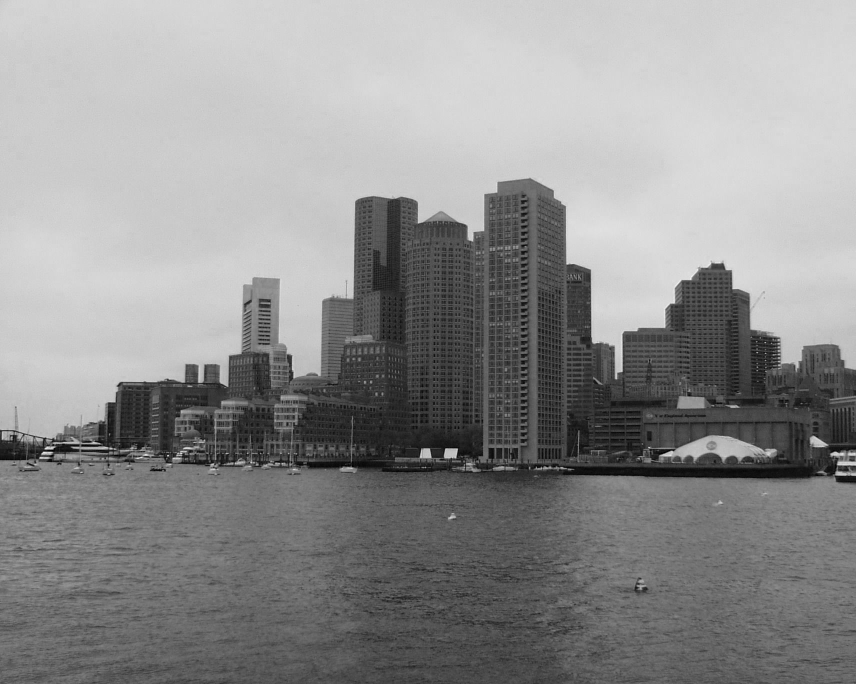
%> input picture Images4Registration/b1.png, 1712 x 1368 px (shown at 1/2 size)
$ octave prog5.m   (GNU Octave 9; MATLAB toolbox functions it lacks are replaced by stand-ins)
%> lines starting %> are read from the running program, lines starting %| are printed output that depends on the picture
%This project uses Renuka's SIFT code. The keypoint locations are slightly
%approximated during the process of normalizing them. To save time, only
%the first 20 pairs of matching keypoints are used.
clear all
close all
clc


%function [kpts,kp_descriptor] = prog5 (im,sigma_orig,num_octaves,num_scales,r)
%constants
 sigma_orig= 1;
 num_octaves= 3;
 num_scales= 2;
 r= 10;
 match_threshold=0.75;

 im1=imresize(imread(input('Enter filename of image 1:', 's')), 0.5);
%> the answer given: ../Images4Registration/b1.png
%> im1: size 684x856 uint8; min 0, max 240, mean 143.3
 im2=imresize(imread(input('Enter filename of image 2:', 's')), 0.5);
%> the answer given: ../Images4Registration/b2.png
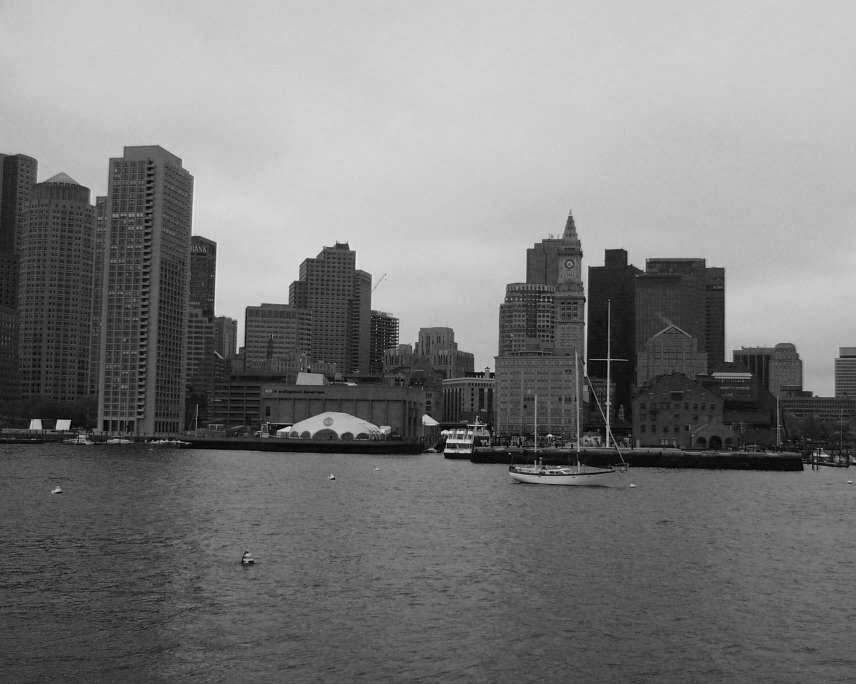
%> input picture Images4Registration/b2.png, 1712 x 1368 px (shown at 1/2 size)
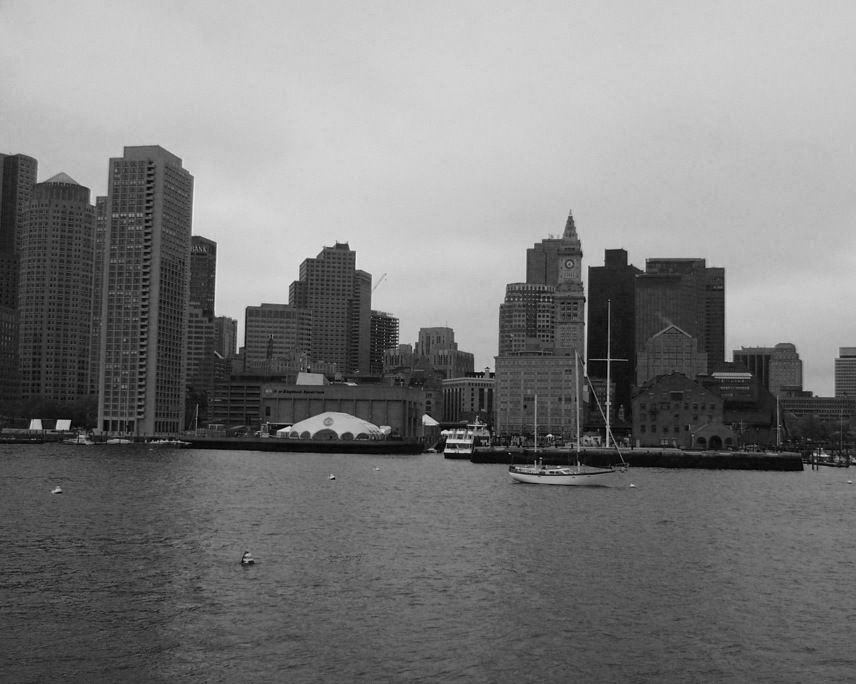
%> im2: size 684x856 uint8; min 0, max 235, mean 124.2

im=im1;
im_store=im;

% Get grayscale, double precision image normalized to lie between 0 and 1
if size(im,3)==3
    im=rgb2gray(im);
end
im=double(im);
im=im-min(min(im));
im=im/max(max(im));

% Anti-aliasing followed by resizing and pre-blurring
im=conv2(im,fspecial('gaussian',[9 9],0.5),'same');
im=imresize(im,2);
%> im: size 1368x1712 double
im=conv2(im,fspecial('gaussian',[9 9],1),'same');

% Get value of k
k=2^(1/num_scales);

% Build Gaussian stack
for i=1:num_octaves
    sigma=sigma_orig;
    temp=[];
    for j=1:num_scales+3
        sigma_f=sqrt(k^2-1)*sigma;
        sigma=k*sigma;
        sigmas(i,j)=sigma*0.5*2^(i-1);
        im=conv2(im,fspecial('gaussian',[15 15],sigma_f),'same');
        temp(:,:,j)=im;
    end
    G_octave{i}=temp;
    im=temp(:,:,end-2); % Must downsample the image two images from the top of the stack
    im=imresize(im,0.5,'nearest');
end
%> this loop made 3 passes
%> pass 2, `im=temp(:,:,end-2);`:
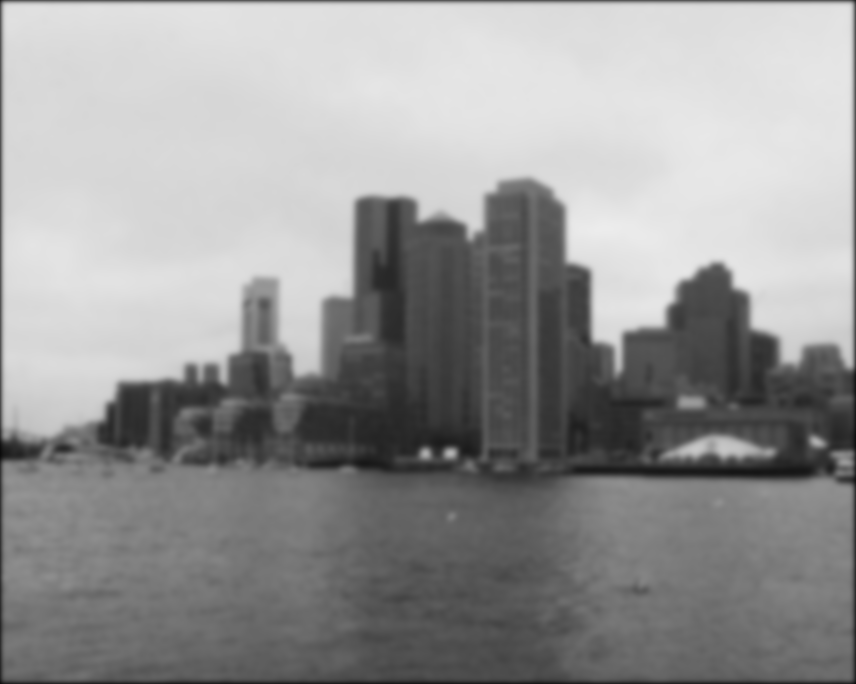
%> im: size 684x856 double; min 0.0458, max 0.927, mean 0.591
%> after the loop, G_octave = 3 items; sigmas = [0.707 1 1.41 2 2.83; 1.41 2 2.83 4 5.66; 2.83 4 5.66 8 11.31]

% Build Difference of Gaussian (DoG) stack
for i=1:num_octaves
    temp=[];
    for j=2:num_scales+3
        temp(:,:,j-1)=G_octave{i}(:,:,j-1)-G_octave{i}(:,:,j);
    end
    DoG_octave{i}=temp;
end
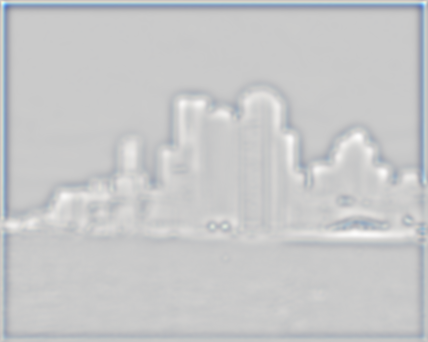
%> temp: size 342x428x4 double; mean R, G, B, A 0.00199, 0.00293, 0.00413, 0.00509; transparent parts drawn white
%> after the loop, DoG_octave = 3 items

% Extrema Detection
for i=1:num_octaves
    temp=[];
    for j=2:num_scales+1
        tempim=DoG_octave{i}(:,:,j-1:j+1);
        tempd=(imregionalmax(tempim,26)+imregionalmin(tempim,26))>0;
        tempd=tempd(:,:,2);
        % Eliminate the detected extrema which are too close to the border
        border=5*2^(num_octaves-i-1);
        tempd(1:border,:)=0;
        tempd(end-border+1:end,:)=0;
        tempd(:,1:border)=0;
        tempd(:,end-border+1:end)=0;
        temp(:,:,j-1)=tempd;
    end
    extrema{i}=temp;
end
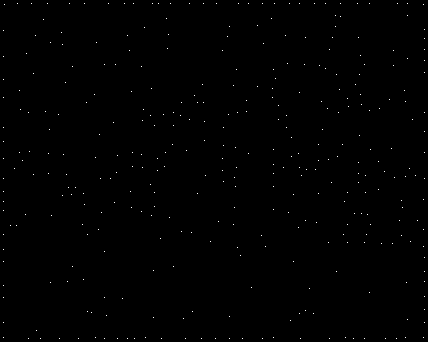
%> tempd: size 342x428 logical; 0.24% white in thin lines or dots
%> after the loop, extrema = 3 items

% Eliminate Low Contrast points
for i=1:num_octaves
    temp=extrema{i};
    check=DoG_octave{i};
    for j=1:num_scales
        checkd=check(:,:,j+1);
        checkd=abs(checkd)>(0.03); % Can change threshold to see the difference
        temp(:,:,j)=temp(:,:,j).*checkd;
    end
    extrema{i}=temp;
end
%> this loop made 3 passes
%> pass 2, `check=DoG_octave{i};`:
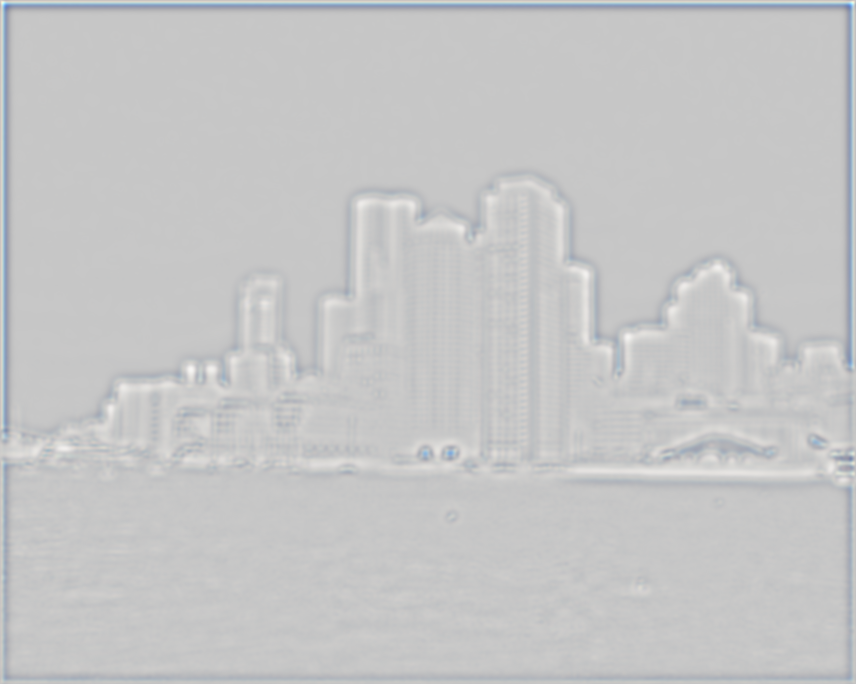
%> check: size 684x856x4 double; mean R, G, B, A 0.00102, 0.00149, 0.0021, 0.00258; transparent parts drawn white

% Elminate Edges
for i=1:num_octaves
    temp=extrema{i};
    check=DoG_octave{i};
    for j=1:num_scales
        checkd=check(:,:,j+1);
        Dx=conv2(checkd,[1 0 -1],'same');
        Dy=conv2(checkd,[1 0 -1]','same');
        Dxx=conv2(Dx,[1 0 -1],'same');
        Dxy=conv2(Dx,[1 0 -1]','same');
        Dyy=conv2(Dy,[1 0 -1]','same');
        trace=Dxx+Dyy;
        detmt=Dxx.*Dyy-Dxy.^2;
        ratio=(trace.^2)./detmt;
        checkd=ratio<((r+1)^2/r);
        temp(:,:,j)=temp(:,:,j).*checkd;
    end
    extrema{i}=temp;
end

% Assign Orientation and Scale
for i=1:num_octaves
    temp=G_octave{i};
    tempm=[];
    tempo=[];
    for j=2:num_scales+1
        gaussim=temp(:,:,j);
        Dx=conv2(gaussim,[1 0 -1],'same');
        Dy=conv2(gaussim,[1 0 -1]','same');
        mag=sqrt(Dx.^2+Dy.^2);
        ori=180/pi*atan2(Dy,Dx);
        ori=ori+360*(ori<0);
        tempm(:,:,j-1)=mag;
        tempo(:,:,j-1)=ori;
    end
    mag_octave{i}=tempm;
    ori_octave{i}=tempo;
end
%> after the loop, mag_octave = 3 items; ori_octave = 3 items

% Find location of all keypoints
kpts=[];
kp_count=0;
for i=1:num_octaves
    tempm=mag_octave{i};
    tempo=ori_octave{i};
    tempe=extrema{i};
    for j=1:num_scales
        tempim=tempm(:,:,j);
        sigma_temp=1.5*sigmas(i,j);
        wsize=2*round(sigma_temp);
        % Define the weighing filter
        weigh=fspecial('gaussian',[2*wsize+1 2*wsize+1],sigma_temp);
        kp_mag=tempm(:,:,j);
        kp_ori=tempo(:,:,j);
        keyps=tempe(:,:,j);
        [row,col]=find(keyps);
        [L,B]=size(keyps);
        for count=1:numel(row)
            % Start building histogram
            vect=zeros(1,36);
            for l=max(1,row(count)-wsize):min(L,row(count)+wsize)
                for b=max(1,col(count)-wsize):min(B,col(count)+wsize)
                    wt=kp_mag(l,b)*weigh(l-row(count)+wsize+1,b-col(count)+wsize+1);
                    bin=ceil(kp_ori(l,b)/10);
                    vect(bin)=vect(bin)+wt;
                end
            end
            peak=max(vect);
            for step=1:36
                % Store all keypoints whose magnitude is greater than 80%
                % of the maximum magnitude - store full location
                % information, scale and angle information
                if vect(step)>0.8*peak
                    kp_count=kp_count+1;
                    kpts(kp_count,:)=[i j row(count) col(count) vect(step) (step-1)*10+5;];
                end
            end
        end
    end
end
%> after the loop, kp_count = 1748; kpts = 1748 rows, first 8: [1 1 884 14 0.0634 275; 1 1 862 15 0.011 265; 1 1 867 24 0.0104 145; 1 1 867 24 0.00891 245; 1 1 863 29 0.0133 265; 1 1 908 29 0.00744 265; 1 1 861 40 0.0359 305; 1 1 870 48 0.00738 185]; vect = 36 values, max 0.0415 at index 19, min 0 at index 1, mean 0.00234

% Find descriptors
%> (the run ends here)
